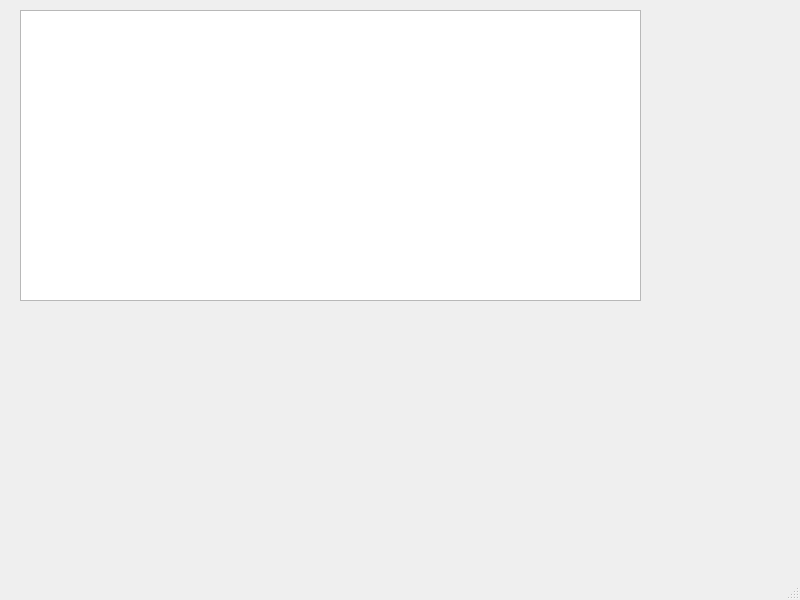
<?xml version="1.0" encoding="UTF-8"?>
<ui version="4.0">
 <class>Principal</class>
 <widget class="QMainWindow" name="Principal">
  <property name="geometry">
   <rect>
    <x>0</x>
    <y>0</y>
    <width>800</width>
    <height>600</height>
   </rect>
  </property>
  <property name="windowTitle">
   <string>Principal</string>
  </property>
  <widget class="QWidget" name="centralwidget">
   <widget class="QTableWidget" name="tableWidget">
    <property name="geometry">
     <rect>
      <x>20</x>
      <y>10</y>
      <width>621</width>
      <height>291</height>
     </rect>
    </property>
   </widget>
  </widget>
  <widget class="QMenuBar" name="menubar">
   <property name="geometry">
    <rect>
     <x>0</x>
     <y>0</y>
     <width>800</width>
     <height>27</height>
    </rect>
   </property>
  </widget>
  <widget class="QStatusBar" name="statusbar"/>
 </widget>
 <resources/>
 <connections/>
</ui>
